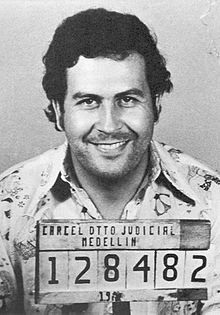
#> input picture pablo.jpg, 220 x 315 px
$ python detector.py
#> lines starting #> are read from the running program, lines starting #| are printed output that depends on the picture
# this simple code finds a face on a photo using cv2 and PIL
import cv2
from PIL import Image, ImageDraw

#path to the image
path = 'pablo.jpg'

#load the image as a numpy.ndarray
img_np = cv2.imread(path)
#> img_np is the input picture: shape (315, 220, 3); min 0, max 255, mean 165.3

#load the image itself
img = Image.open(path)

#create the detector using opencv
detector = cv2.CascadeClassifier('/home/.../haarcascade_frontalface_default.xml')

#face is a numpy.ndarray defining the face on the image
face = detector.detectMultiScale(img_np)
#> face = [[50, 55, 117, 117]]

#draw the rectangle around the face
draw = ImageDraw.Draw(img)
for (x, y, h, w) in face: draw.rectangle([x, y, x+h, y+w])
#> this loop made 1 pass


img.show()
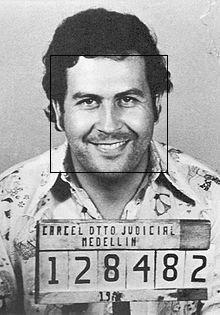
#> shown: PIL image 220x315 L; min 0, max 255, mean 164.5


#GONNA BE A FACE RECOGNIZER :)

$ run again, with tasla.jpg copied over pablo.jpg
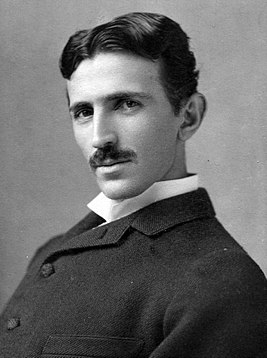
#> input picture tasla.jpg, 267 x 358 px
#> img_np is the input picture: shape (358, 267, 3); min 0, max 255, mean 104.4
#> face = [[40, 57, 134, 134]]
#> the loop `for (x, y, h, w) in face: draw.rectangle([x, y, x+h, y+w])` made 1 pass
#> `img.show()`:
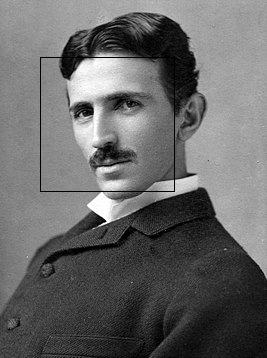
#> shown: PIL image 267x358 L; min 0, max 255, mean 103.8
